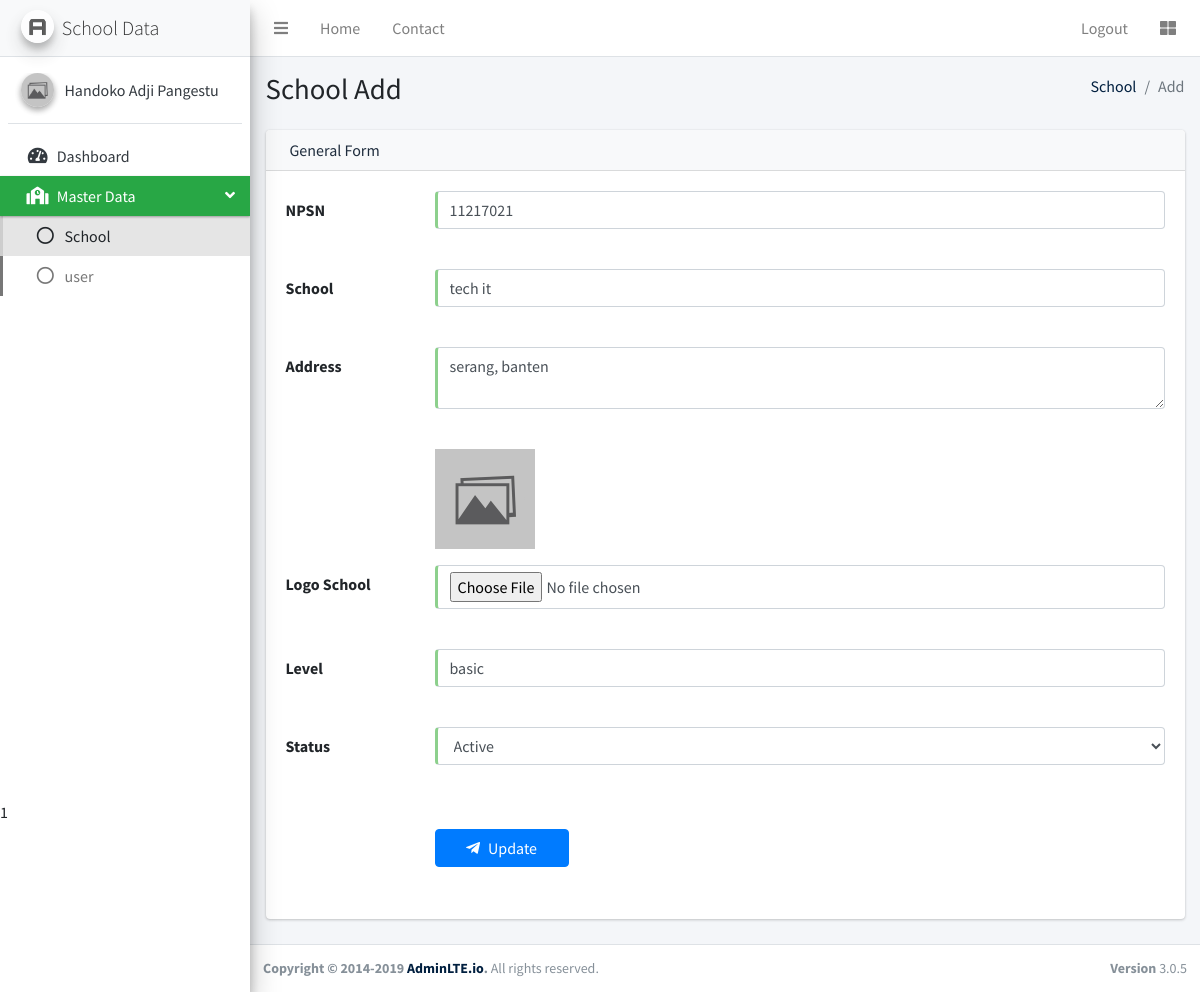
Page /4/resources/pages/admin/school_edit.php?id=1 (signed in) on the committed database.
### tables this page shows
CREATE TABLE `user` (
  `id` int(11) NOT NULL,
  `name` varchar(45) NOT NULL,
  `email` varchar(90) NOT NULL,
  `password` varchar(255) NOT NULL
);

CREATE TABLE `school_tb` (
  `id` int(11) NOT NULL,
  `NPSN` varchar(55) NOT NULL,
  `name_school` varchar(128) NOT NULL,
  `address` text NOT NULL,
  `logo_school` varchar(128) NOT NULL,
  `school_level` varchar(128) NOT NULL,
  `status_school` enum('active','deactive') NOT NULL,
  `user_id` int(11) NOT NULL
);

### 4/resources/config/functions.php (called while the page is built, shortened)
<?php
$host = 'localhost';
$username = 'root';
$password = '';
$database = '2021_project_dumbways';
$conn = mysqli_connect($host, $username, $password, $database);
function query($query)
{
  global $conn;
  $result = mysqli_query($conn, $query);
  $rows = [];
  while ($row = mysqli_fetch_assoc($result)) {
    $rows[] = $row;
  }
  return $rows;
}

### 4/resources/pages/admin/school_edit.php (the view, shortened to what this page needs)
<?php
require '../../config/functions.php';
$page = 'school';
$email = $_SESSION['email'];
$user = query("SELECT * FROM user WHERE email = '$email' ")[0];
$id = $_GET['id'];
$school = query("SELECT * FROM school_tb WHERE id = $id")[0];
?>
<!DOCTYPE html>
<html>
<head>
  <link rel="stylesheet" href="../../../public_html/vendors/adminlte/plugins/fontawesome-free/css/all.min.css" />
  <link rel="stylesheet" href="https://code.ionicframework.com/ionicons/2.0.1/css/ionicons.min.css" />
  <link rel="stylesheet" href="../../../public_html/vendors/adminlte/plugins/tempusdominus-bootstrap-4/css/tempusdominus-bootstrap-4.min.css" />
  <link rel="stylesheet" href="../../../public_html/vendors/adminlte/plugins/icheck-bootstrap/icheck-bootstrap.min.css" />
  <link rel="stylesheet" href="../../../public_html/vendors/adminlte/plugins/jqvmap/jqvmap.min.css" />
  <link rel="stylesheet" href="../../../public_html/vendors/adminlte/dist/css/adminlte.min.css" />
  <link rel="stylesheet" href="../../../public_html/vendors/adminlte/plugins/overlayScrollbars/css/OverlayScrollbars.min.css" />
  <link rel="stylesheet" href="../../../public_html/vendors/adminlte/plugins/daterangepicker/daterangepicker.css" />
  <link rel="stylesheet" href="../../../public_html/vendors/adminlte/plugins/summernote/summernote-bs4.css" />
  <link rel="stylesheet" href="../../../public_html/vendors/adminlte/plugins/datatables-bs4/css/dataTables.bootstrap4.min.css" />
  <link rel="stylesheet" href="../../../public_html/vendors/adminlte/plugins/datatables-responsive/css/responsive.bootstrap4.min.css" />
  <link rel="stylesheet" href="../../../public_html/vendors/adminlte/plugins/sweetalert2-theme-bootstrap-4/bootstrap-4.min.css" />
  <link rel="stylesheet" href="../../../public_html/vendors/adminlte/plugins/toastr/toastr.min.css" />
  <link rel="stylesheet" href="../../../public_html/vendors/pos/css/style.css" />
</head>
<body class="sidebar-mini layout-fixed layout-footer-fixed accent-navy">
  <div class="wrapper">
    <nav class="main-header navbar navbar-expand accent-navy navbar-light navbar-white">
      <?php include("../components/admin/header.php"); ?>
    </nav>
    <aside class="main-sidebar elevation-4 sidebar-light-success">
      <?= include("../components/admin/sidebar.php"); ?>
    </aside>
    <div class="content-wrapper">
      <section class="content-header">
        <div class="container-fluid">
          <div class="row mb-2">
            <div class="col-sm-6">
              <h1>School Add</h1>
            </div>
            <div class="col-sm-6">
              <ol class="breadcrumb float-sm-right">
                <li class="breadcrumb-item"><a href="school.php">School</a></li>
                <li class="breadcrumb-item active">Add</li>
              </ol>
            </div>
          </div>
        </div>
      </section>
      <section class="content">
        <div class="container-fluid">
          <div class="row">
            <div class="col-md-12">
              <div class="card card-light pb-3">
                <div class="card-header p-2">
                  <ul class="nav nav-pills">
                    <li class="nav-item">
                      <span class="ml-3">General Form</span>
                    </li>
                  </ul>
                </div>
                <div class="card-body box-profile">
                  <form method="post" action="" enctype="multipart/form-data" class="form-horizontal">
                    <div class="form-group row">
                      <label for="NPSN" class="col-sm-2 col-form-label">NPSN</label>
                      <div class="col-sm-10">
                        <input type="text" class="form-control b-left" id="NPSN" name="NPSN" placeholder="NPSN" value="<?= $school['NPSN']; ?>" />
                        <small class="text-danger pl-3"><?= isset($error['NPSN']) ? $error['NPSN'] : '';  ?></small>
                      </div>
                    </div>
                    <div class="form-group row">
                      <label for="name_school" class="col-sm-2 col-form-label">School</label>
                      <div class="col-sm-10">
                        <input type="text" class="form-control b-left" id="name_school" name="name_school" placeholder="name_school" value="<?= $school['name_school']; ?>" />
                        <small class="text-danger pl-3"><?= isset($error['name_school']) ? $error['name_school'] : '';  ?></small>
                      </div>
                    </div>
                    <div class="form-group row">
                      <label for="address" class="col-sm-2 col-form-label">Address</label>
                      <div class="col-sm-10">
                        <textarea type="text" class="form-control b-left" id="address" name="address" placeholder="address"><?= $school['address']; ?></textarea>
                        <small class="text-danger pl-3"><?= isset($error['address']) ? $error['address'] : '';  ?></small>
                      </div>
                    </div>
                    <div class="form-group  row">
                      <div class="col-md-2">
                      </div>
                      <div class="col-md-10">
                        <img src="../../../public_html/images/<?= $school['logo_school']; ?>" alt="logo" class="thumbnail" style="height: 100px; object-fit:cover;">
                      </div>
                    </div>
                    <div class="form-group row">
                      <label for="logo_school" class="col-sm-2 col-form-label">Logo School</label>
                      <div class="col-sm-10 mb-4">
                        <input type="file" class="form-control b-left h-100" id="logo_school" name="logo_school" placeholder="logo_school" />
                      </div>
                    </div>
                    <div class="form-group row">
                      <label for="school_level" class="col-sm-2 col-form-label">Level</label>
                      <div class="col-sm-10">
                        <input type="text" class="form-control b-left" id="school_level" name="school_level" placeholder="school_level" value="<?= $school['school_level']; ?>" />
                        <small class="text-danger pl-3"><?= isset($error['school_level']) ? $error['school_level'] : '';  ?></small>
                      </div>
                    </div>
                    <div class="form-group row">
                      <label for="status_school" class="col-sm-2 col-form-label">Status</label>
                      <div class="col-sm-10">
                        <select class="form-control b-left" name="status_school">
                          <option value="active" <?= $school['status_school'] == 'active' ? 'selected' : null ?>>Active</option>
                        </select>
                      </div>
                    </div>
                    <div class="form-group row">
                      <div class="offset-sm-2 col-md-2 col-sm-10 mt-5">
                        <button type="submit" class="btn btn-block btn-primary" name="submit">
                          <i class="fab fa-telegram-plane mr-2"></i>Update
                        </button>
                      </div>
                    </div>
                  </form>
                </div>
              </div>
            </div>
          </div>
      </section>
    </div>
    <footer class="main-footer text-sm">
      <div class="float-right d-none d-sm-block"><b>Version</b> 3.0.5</div>
      <strong>Copyright &copy; 2014-2019
        <a href="http://adminlte.io">AdminLTE.io</a>.</strong>
      All rights reserved.
    </footer>
  </div>
</body>
</html>

### 4/resources/pages/components/admin/sidebar.php
<a href="../../pages/admin/dashboard.php" class="brand-link navbar-light">
  <img src="../../../public_html/vendors/adminlte/dist/img/AdminLTELogo.png" alt="AdminLTE Logo" class="brand-image img-circle elevation-3" style="opacity: 0.8;" />
  <span class="brand-text font-weight-light">School Data</span>
</a>
<div class="sidebar">
  <div class="user-panel mt-3 pb-3 mb-3 d-flex">
    <div class="image">
      <img src="../../../public_html/vendors/pos/img/default.jpg" class="img-circle elevation-2" alt="User Image" />
    </div>
    <div class="info">
      <a href="#" class="d-block"><?= $user['name']; ?></a>
    </div>
  </div>
  <nav class="mt-2">
    <ul class="nav nav-pills nav-sidebar flex-column nav-flat nav-child-indent" data-widget="treeview" role="menu" data-accordion="false">
      <li class="nav-item">
        <a href="dashboard.php" class="nav-link <?= $page == "dashboard" ? "active" : null; ?>">
          <i class="nav-icon fas fa-tachometer-alt"></i>
          <p>
            Dashboard
          </p>
        </a>
      </li>
      <li class="nav-item has-treeview <?= $page == "school" || $page == "user" ? "menu-open" : null; ?>">
        <a href="#" class="nav-link <?= $page == "school" || $page == "user" ? "active" : null; ?>">
          <i class="nav-icon fas fa-school"></i>
          <p>
            Master Data
            <i class="fas fa-angle-left right"></i>
          </p>
        </a>
        <ul class="nav nav-treeview">
          <li class="nav-item has-treeview">
            <a href="school.php" class="nav-link <?= $page == "school" ? "active" : null; ?>">
              <i class="far fa-circle nav-icon"></i>
              <p>
                School
              </p>
            </a>
          </li>
        </ul>
        <ul class="nav nav-treeview">
          <li class="nav-item has-treeview">
            <a href="user.php" class="nav-link <?= $page == "user" ? "active" : null; ?>">
              <i class="far fa-circle nav-icon"></i>
              <p>
                user
              </p>
            </a>
          </li>
        </ul>
      </li>
    </ul>
  </nav>
</div>

### rows in the picture
user: name "Handoko Adji Pangestu"
school_tb: NPSN "11217021", name_school "tech it", address "serang, banten", logo_school (placeholder picture), school_level "basic", status_school "Active"

### other values in the picture
include("../components/admin/sidebar.php") "1"
